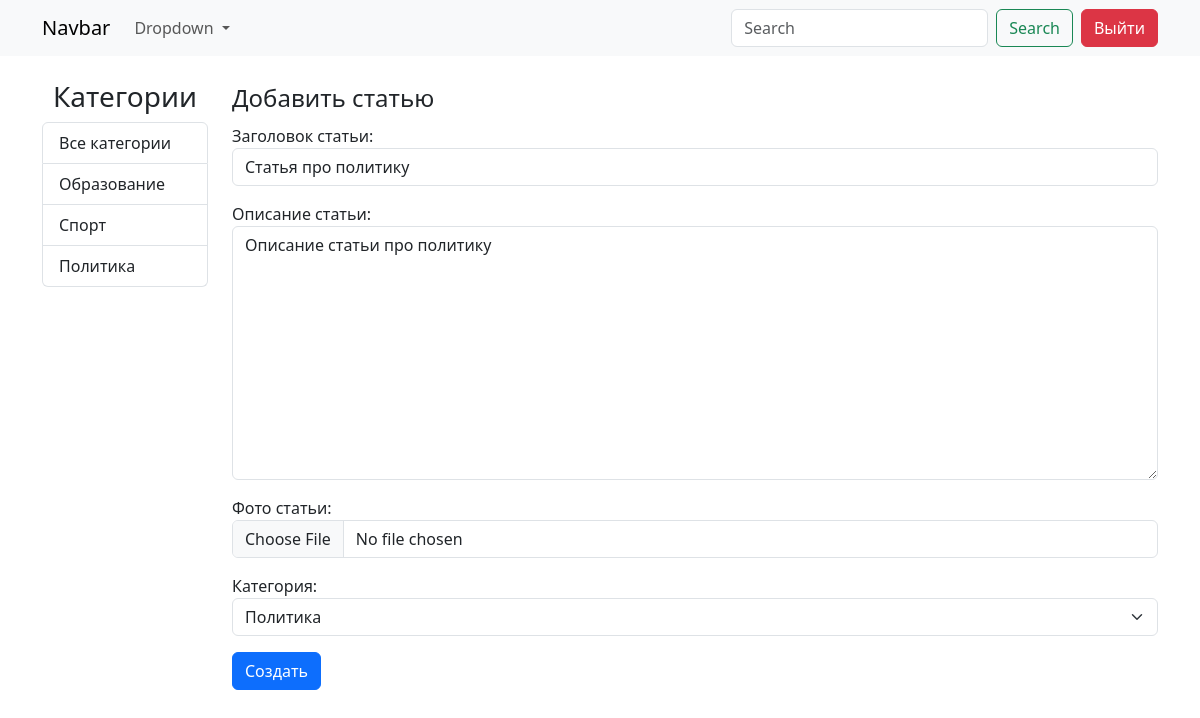
The app's page /update_post/3/ (signed in) with its own data.
### blog_app/models.py (models this page shows, shortened)
class Category(models.Model):
    title = models.CharField(verbose_name="Название категории", max_length=150)
    def get_absolute_url(self):
        return reverse("category_posts", kwargs={"category_id": self.pk})
    def __str__(self):
        return self.title
    class Meta:
        verbose_name = "Категория"
        verbose_name_plural = "Категории"

class Post(models.Model):
    title = models.CharField(verbose_name="Заголовок статьи", max_length=100)
    content = models.TextField(verbose_name="Описание статьи")  # TEXT
    image = models.ImageField(verbose_name="Фото статьи", upload_to="photos/", blank=True, null=True)
    created_at = models.DateTimeField(verbose_name="Дата создания", auto_now_add=True)
    updated_at = models.DateTimeField(verbose_name="Дата обновления", auto_now_add=True)
    views = models.IntegerField(verbose_name="Кол-во просмотров", default=0)
    author = models.ForeignKey(to=User, on_delete=models.CASCADE, verbose_name="Автор")
    category = models.ForeignKey(to=Category, on_delete=models.CASCADE, verbose_name="Категория")
    class Meta:
        verbose_name = "Статья"
        verbose_name_plural = "Статьи"

### blog_app/views.py (the view, shortened to what this page needs)
# urls.py: path("update_post/<int:pk>/", views.PostUpdateView.as_view(), name="update"),
class PostUpdateView(UserPassesTestMixin, UpdateView):
    model = Post
    success_url = "/"
    form_class = PostForm
    login_url = "/login/"
    def test_func(self):
        obj = self.get_object()
        has_access = self.request.user.is_superuser or self.request.user == obj.author
        return has_access

### blog_app/forms.py
class PostForm(forms.ModelForm):
    class Meta:
        model = Post
        fields = ["title", "content", "image", "category"]
        widgets = {
            "title": forms.TextInput(attrs={
                "class": "form-control"
            }),
            "content": forms.Textarea(attrs={
                "class": "form-control"
            }),
            "image": forms.FileInput(attrs={
                "class": "form-control"
            }),
            "category": forms.Select(attrs={
                "class": "form-select"
            }),
        }

### blog_app/templatetags/custom_tags.py (called while the page is built)
@register.simple_tag()
def get_categories():
    categories = Category.objects.all()
    return categories

### blog_app/templates/blog_app/post_form.html (shortened to what this page needs)
{% extends 'base.html' %}
{% block content %}
<form action="" method="post" enctype="multipart/form-data">
    <fieldset>
        <legend>Добавить статью</legend>
    </fieldset>
    {{ form.as_p }}
    <button class="btn btn-primary">Создать</button>
</form>
{% endblock content %}

### templates/base.html (shortened to what this page needs)
{% load custom_tags %}
<!doctype html>
<html lang="en">
<head>
    <link rel="stylesheet" href="https://cdn.jsdelivr.net/npm/bootstrap@5.3.0-alpha1/dist/css/bootstrap.min.css">
    <link rel="stylesheet" href="https://cdn.jsdelivr.net/npm/bootstrap-icons@1.10.2/font/bootstrap-icons.css">
</head>
<body>
{% include 'components/_header.html' %}
<main>
    <div class="container">
        <div class="row justify-content-center">
            {% if request.path != '/login/' and request.path != '/registration/' %}
            <div class="col-2">
                <h3 class="text-center">Категории</h3>
                <div class="list-group">
                    {% get_categories as categories %}
                    <a href="{% url 'home' %}" class="list-group-item list-group-item-action">Все категории</a>
                    {% for category in categories %}
                    <a href="{{ category.get_absolute_url }}" class="list-group-item list-group-item-action">
                        {{ category }}
                    </a>
                    {% endfor %}
                </div>
            </div>
            {% endif %}
            {% if request.path != '/login/' and request.path != '/registration/' %}
            <div class="col-10">
            {% else %}
            <div class="col-4">
            {% endif %}
                {% block content %}
                {% endblock content %}
                </div>
            </div>
        </div>
</main>
</body>
</html>

### records on screen
Category: title "Образование"
Category: title "Спорт"
Category: title "Политика"
Post: title "Статья про политику", content "Описание статьи про политику", category "Политика"
